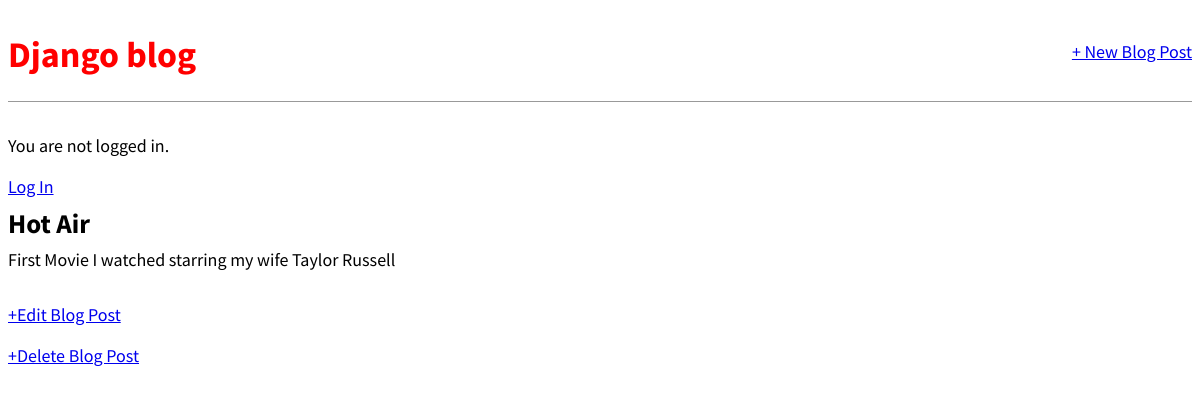
The app's page /post/2/ with its own data.
### blog/models.py (models this page shows, shortened)
class Post(models.Model):
    title = models.CharField(max_length=200)
    author = models.ForeignKey(
        "auth.User",
        on_delete=models.CASCADE
    )
    body = models.TextField()

### blog/views.py (the view)
# urls.py: path("post/<int:pk>/", BlogDetailView.as_view(), name="post_detail"),
class BlogDetailView(DetailView):
    model = Post
    template_name = "post_detail.html"

### templates/post_detail.html
{% extends "base.html" %}
{% block content %}
    <div class="post-entry">
        <h2>{{ post.title }}</h2>
        <p>{{ post.body }}</p>
    </div>
    <p><a href="{% url 'post_edit' post.pk %}">+Edit Blog Post</a></p>
    <p><a href="{% url 'post_delete' post.pk %}">+Delete Blog Post</a></p>
{% endblock content %}

### static/css/base.css (style rules this page uses)
body { font-family: "Source Sans Pro", sans-serif; font-size: 18px }
.post-entry { margin-bottom: 2rem; }
.post-entry h2 { margin: 0.5rem 0; }
.post-entry p { margin: 0; font-weight: 400; }

### records on screen
Post: title "Hot Air", body "First Movie I watched starring my wife Taylor Russell"
